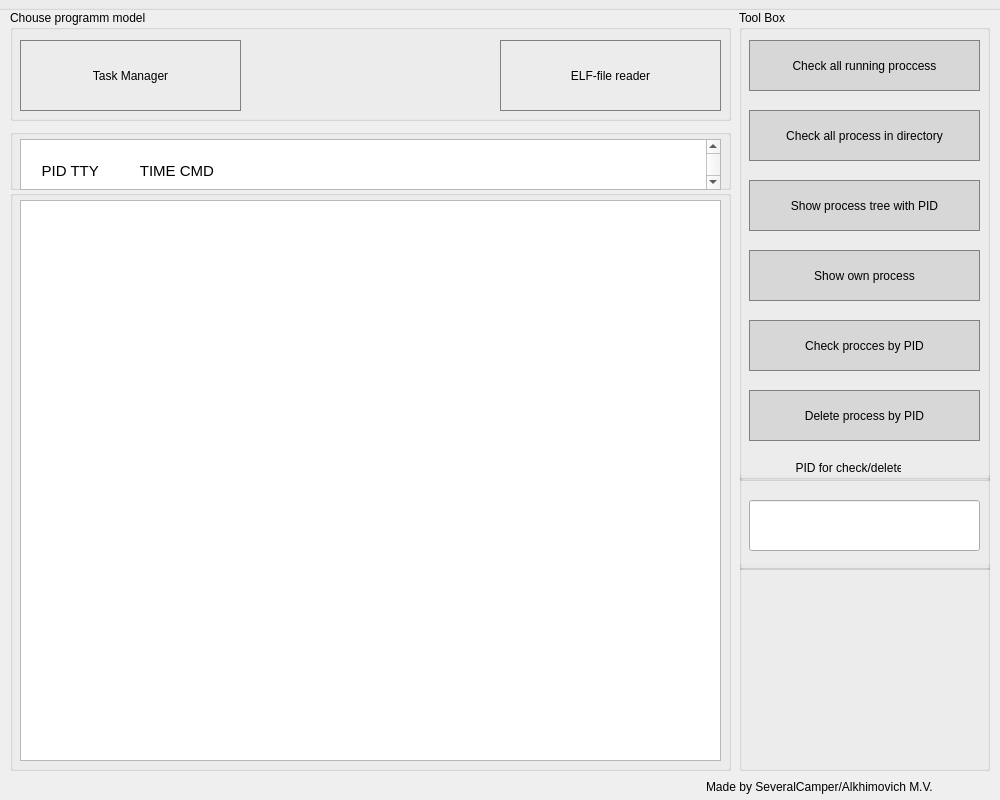
<?xml version="1.0" encoding="UTF-8"?>
<ui version="4.0">
 <class>MainWindow</class>
 <widget class="QMainWindow" name="MainWindow">
  <property name="geometry">
   <rect>
    <x>0</x>
    <y>0</y>
    <width>1000</width>
    <height>800</height>
   </rect>
  </property>
  <property name="windowTitle">
   <string>MainWindow</string>
  </property>
  <widget class="QWidget" name="centralwidget">
   <widget class="QGroupBox" name="groupBox_Main">
    <property name="geometry">
     <rect>
      <x>739</x>
      <y>10</y>
      <width>251</width>
      <height>761</height>
     </rect>
    </property>
    <property name="title">
     <string>Tool Box</string>
    </property>
    <widget class="QPushButton" name="pushButton_CheckAllProcess">
     <property name="geometry">
      <rect>
       <x>10</x>
       <y>30</y>
       <width>231</width>
       <height>51</height>
      </rect>
     </property>
     <property name="styleSheet">
      <string notr="true">QPushButton {
	background-color: rgb(215, 215, 215);
   border: 1px solid gray;
}
QPushButton:pressed {
    background-color: qlineargradient(x1: 0, y1: 0, x2: 0, y2: 1,
                                      stop: 0 #dadbde, stop: 1 #f6f7fa);
}</string>
     </property>
     <property name="text">
      <string>Check all running proccess</string>
     </property>
    </widget>
    <widget class="QPushButton" name="pushButton_CheckAllDirProcess">
     <property name="geometry">
      <rect>
       <x>10</x>
       <y>100</y>
       <width>231</width>
       <height>51</height>
      </rect>
     </property>
     <property name="styleSheet">
      <string notr="true">QPushButton {
	background-color: rgb(215, 215, 215);
   border: 1px solid gray;
}
QPushButton:pressed {
    background-color: qlineargradient(x1: 0, y1: 0, x2: 0, y2: 1,
                                      stop: 0 #dadbde, stop: 1 #f6f7fa);
}</string>
     </property>
     <property name="text">
      <string>Check all process in directory</string>
     </property>
    </widget>
    <widget class="QPushButton" name="pushButton_CheckPID">
     <property name="geometry">
      <rect>
       <x>10</x>
       <y>310</y>
       <width>231</width>
       <height>51</height>
      </rect>
     </property>
     <property name="styleSheet">
      <string notr="true">QPushButton {
	background-color: rgb(215, 215, 215);
   border: 1px solid gray;
}
QPushButton:pressed {
    background-color: qlineargradient(x1: 0, y1: 0, x2: 0, y2: 1,
                                      stop: 0 #dadbde, stop: 1 #f6f7fa);
}</string>
     </property>
     <property name="text">
      <string>Check procces by PID</string>
     </property>
    </widget>
    <widget class="QPushButton" name="pushButton_GenerateProcess">
     <property name="geometry">
      <rect>
       <x>10</x>
       <y>240</y>
       <width>231</width>
       <height>51</height>
      </rect>
     </property>
     <property name="styleSheet">
      <string notr="true">QPushButton {
	background-color: rgb(215, 215, 215);
   border: 1px solid gray;
}
QPushButton:pressed {
    background-color: qlineargradient(x1: 0, y1: 0, x2: 0, y2: 1,
                                      stop: 0 #dadbde, stop: 1 #f6f7fa);
}</string>
     </property>
     <property name="text">
      <string>Show own process</string>
     </property>
    </widget>
    <widget class="QPushButton" name="pushButton_ShowProcessTree">
     <property name="geometry">
      <rect>
       <x>10</x>
       <y>170</y>
       <width>231</width>
       <height>51</height>
      </rect>
     </property>
     <property name="styleSheet">
      <string notr="true">QPushButton {
	background-color: rgb(215, 215, 215);
   border: 1px solid gray;
}
QPushButton:pressed {
    background-color: qlineargradient(x1: 0, y1: 0, x2: 0, y2: 1,
                                      stop: 0 #dadbde, stop: 1 #f6f7fa);
}</string>
     </property>
     <property name="text">
      <string>Show process tree with PID</string>
     </property>
    </widget>
    <widget class="QPushButton" name="pushButton_DeletePID">
     <property name="geometry">
      <rect>
       <x>10</x>
       <y>380</y>
       <width>231</width>
       <height>51</height>
      </rect>
     </property>
     <property name="styleSheet">
      <string notr="true">QPushButton {
	background-color: rgb(215, 215, 215);
   border: 1px solid gray;
}
QPushButton:pressed {
    background-color: qlineargradient(x1: 0, y1: 0, x2: 0, y2: 1,
                                      stop: 0 #dadbde, stop: 1 #f6f7fa);
}</string>
     </property>
     <property name="text">
      <string>Delete process by PID</string>
     </property>
    </widget>
    <widget class="QLineEdit" name="lineEdit_PID">
     <property name="geometry">
      <rect>
       <x>10</x>
       <y>490</y>
       <width>231</width>
       <height>51</height>
      </rect>
     </property>
     <property name="text">
      <string/>
     </property>
    </widget>
    <widget class="QGroupBox" name="groupBox_PIDEditTopSeparator">
     <property name="geometry">
      <rect>
       <x>0</x>
       <y>450</y>
       <width>251</width>
       <height>21</height>
      </rect>
     </property>
     <property name="title">
      <string>                 PID for check/delete</string>
     </property>
    </widget>
    <widget class="QGroupBox" name="groupBox_PIDEditDownSeparator">
     <property name="geometry">
      <rect>
       <x>0</x>
       <y>540</y>
       <width>251</width>
       <height>20</height>
      </rect>
     </property>
     <property name="title">
      <string>                                   .</string>
     </property>
    </widget>
   </widget>
   <widget class="QGroupBox" name="proupBox_ChoseProgrammModel">
    <property name="geometry">
     <rect>
      <x>10</x>
      <y>10</y>
      <width>721</width>
      <height>111</height>
     </rect>
    </property>
    <property name="title">
     <string>Chouse programm model</string>
    </property>
    <widget class="QPushButton" name="pushButton_SwitchToTaskManager">
     <property name="geometry">
      <rect>
       <x>10</x>
       <y>30</y>
       <width>221</width>
       <height>71</height>
      </rect>
     </property>
     <property name="styleSheet">
      <string notr="true">QPushButton {
	 background-color: qlineargradient(x1: 0, y1: 0, x2: 0, y2: 1,
                                      stop: 0 #40E0F0, stop: 1 	#00CED1);
   border: 1px solid gray;
}
QPushButton:pressed {
    background-color: qlineargradient(x1: 0, y1: 0, x2: 0, y2: 1,
                                      stop: 0 #dadbde, stop: 1 #f6f7fa);
}</string>
     </property>
     <property name="text">
      <string>Task Manager</string>
     </property>
    </widget>
    <widget class="QPushButton" name="pushButton_SwitchToELFReader">
     <property name="geometry">
      <rect>
       <x>490</x>
       <y>30</y>
       <width>221</width>
       <height>71</height>
      </rect>
     </property>
     <property name="styleSheet">
      <string notr="true">QPushButton {
   border: 1px solid gray;
}
QPushButton:pressed {
    background-color: qlineargradient(x1: 0, y1: 0, x2: 0, y2: 1,
                                      stop: 0 #dadbde, stop: 1 #f6f7fa);
}</string>
     </property>
     <property name="text">
      <string>ELF-file reader</string>
     </property>
    </widget>
   </widget>
   <widget class="QGroupBox" name="groupBox_OutputTabel">
    <property name="geometry">
     <rect>
      <x>10</x>
      <y>129</y>
      <width>721</width>
      <height>61</height>
     </rect>
    </property>
    <property name="title">
     <string/>
    </property>
    <widget class="QTextBrowser" name="textBrowser_OutputTabel">
     <property name="geometry">
      <rect>
       <x>10</x>
       <y>10</y>
       <width>701</width>
       <height>51</height>
      </rect>
     </property>
     <property name="html">
      <string>&lt;!DOCTYPE HTML PUBLIC &quot;-//W3C//DTD HTML 4.0//EN&quot; &quot;http://www.w3.org/TR/REC-html40/strict.dtd&quot;&gt;
&lt;html&gt;&lt;head&gt;&lt;meta name=&quot;qrichtext&quot; content=&quot;1&quot; /&gt;&lt;meta charset=&quot;utf-8&quot; /&gt;&lt;style type=&quot;text/css&quot;&gt;
p, li { white-space: pre-wrap; }
hr { height: 1px; border-width: 0; }
li.unchecked::marker { content: &quot;\2610&quot;; }
li.checked::marker { content: &quot;\2612&quot;; }
&lt;/style&gt;&lt;/head&gt;&lt;body style=&quot; font-family:'Ubuntu'; font-size:11pt; font-weight:400; font-style:normal;&quot;&gt;
&lt;p style=&quot;-qt-paragraph-type:empty; margin-top:0px; margin-bottom:0px; margin-left:0px; margin-right:0px; -qt-block-indent:0; text-indent:0px;&quot;&gt;&lt;br /&gt;&lt;/p&gt;
&lt;p style=&quot; margin-top:0px; margin-bottom:0px; margin-left:0px; margin-right:0px; -qt-block-indent:0; text-indent:0px;&quot;&gt;    PID TTY          TIME CMD&lt;/p&gt;
&lt;p style=&quot;-qt-paragraph-type:empty; margin-top:0px; margin-bottom:0px; margin-left:0px; margin-right:0px; -qt-block-indent:0; text-indent:0px;&quot;&gt;&lt;br /&gt;&lt;/p&gt;&lt;/body&gt;&lt;/html&gt;</string>
     </property>
    </widget>
   </widget>
   <widget class="QLabel" name="label_Authorship">
    <property name="geometry">
     <rect>
      <x>706</x>
      <y>776</y>
      <width>291</width>
      <height>21</height>
     </rect>
    </property>
    <property name="text">
     <string>Made by SeveralCamper/Alkhimovich M.V.</string>
    </property>
   </widget>
   <widget class="QGroupBox" name="groupBox_TopMainSeparator">
    <property name="geometry">
     <rect>
      <x>-10</x>
      <y>-10</y>
      <width>1021</width>
      <height>20</height>
     </rect>
    </property>
    <property name="title">
     <string/>
    </property>
   </widget>
   <widget class="QGroupBox" name="groupBox_Output">
    <property name="geometry">
     <rect>
      <x>10</x>
      <y>190</y>
      <width>721</width>
      <height>581</height>
     </rect>
    </property>
    <property name="title">
     <string/>
    </property>
    <widget class="QTextBrowser" name="textBrowser_Output">
     <property name="geometry">
      <rect>
       <x>10</x>
       <y>10</y>
       <width>701</width>
       <height>561</height>
      </rect>
     </property>
     <property name="html">
      <string>&lt;!DOCTYPE HTML PUBLIC &quot;-//W3C//DTD HTML 4.0//EN&quot; &quot;http://www.w3.org/TR/REC-html40/strict.dtd&quot;&gt;
&lt;html&gt;&lt;head&gt;&lt;meta name=&quot;qrichtext&quot; content=&quot;1&quot; /&gt;&lt;meta charset=&quot;utf-8&quot; /&gt;&lt;style type=&quot;text/css&quot;&gt;
p, li { white-space: pre-wrap; }
hr { height: 1px; border-width: 0; }
li.unchecked::marker { content: &quot;\2610&quot;; }
li.checked::marker { content: &quot;\2612&quot;; }
&lt;/style&gt;&lt;/head&gt;&lt;body style=&quot; font-family:'Ubuntu'; font-size:11pt; font-weight:400; font-style:normal;&quot;&gt;
&lt;p style=&quot;-qt-paragraph-type:empty; margin-top:0px; margin-bottom:0px; margin-left:0px; margin-right:0px; -qt-block-indent:0; text-indent:0px;&quot;&gt;&lt;br /&gt;&lt;/p&gt;&lt;/body&gt;&lt;/html&gt;</string>
     </property>
    </widget>
   </widget>
  </widget>
 </widget>
 <resources/>
 <connections/>
</ui>
